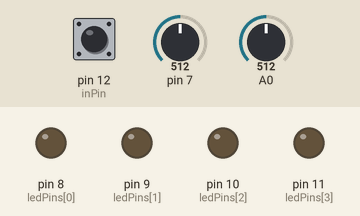
A sketch run on a simulated Arduino Uno, built with avr-gcc and run on an emulated ATmega328P. Parts: output pins drawn as LEDs (lit = HIGH). The test bench sets the inputs (shaded band); at power-on: pin 12 (inPin) HIGH, pin 7 = 512, A0 = 512. What the sketch prints to the serial monitor is not drawn.

Above: at 1.2 s.
1.3 s: pin 12 (inPin) pulled LOW for 0.15 s
At 1.7 s:
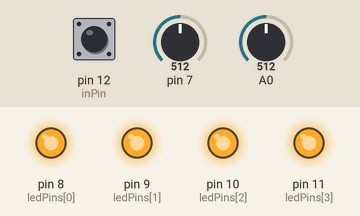
2.9 s: pin 12 (inPin) pulled LOW for 1 s
At 4.2 s:
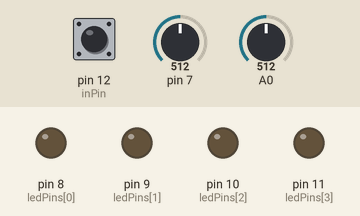
5.4 s: pin 12 (inPin) pulled LOW for 3.2 s
At 6.1 s:
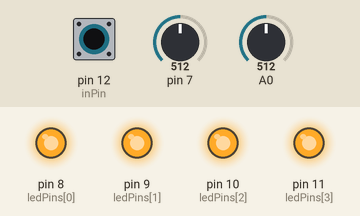
Timing chart, 0 to 8.4 s (numbered marks = the images above; inputs shaded):
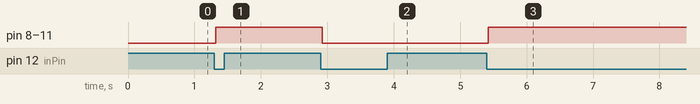

The sketch:

Analog_Signal_Converter.ino
```cpp
/*****************************
   * Rabus *
   * HTW CHUR *
   * 25. FEB 2019 *
   * ADC_BitRegister *
  ******************************/
#include <Bounce2.h>
#include <avr/io.h>


int potPin = 0; //Potentioneter Pin
//Code for Blinking ledS
int ledPins[] = {8, 9, 10, 11};
int inPin = 12; // Button Input
int ledState = LOW;
int outputconsole;
int flag;

Bounce debouncer = Bounce(); // Instantiate a Bounce object

void setup() {
 Serial.begin(115200); //Monitoring

//Code for Blinking ledS
debouncer.attach(inPin,INPUT_PULLUP); //Debouncing pins
debouncer.interval(25); // Use a debounce interval of 25 milliseconds
  for (byte i = 0; i < 4; i++) {
    pinMode(ledPins[i], OUTPUT); //set pins as output
    digitalWrite(ledPins[i],ledState); //activate pins
  }


ADMUX = 0B01000000; //Adlar = 0,
ADCSRA = 0B11100000; //ADC enable , ADC Start Conversation , 128bit prescale
ADCSRB &= B11111000;
ACSR = ACSR |  0B01001010;

}


void loop() {
//Code for Blinking ledS
debouncer.update(); // Update the Bounce instance
if ( debouncer.fell() ) { //Take timestamp for Button pressed
  ledState = !ledState; // Toggle LED state
    for (byte i = 0; i < 4; i++) {
      digitalWrite(ledPins[i],ledState);
      }
    }


outputconsole = ADCL | (ADCH <<8);
Serial.println(outputconsole);

}


ISR(ADC_vect){

}
```

Measured:
- after the input at 1.3 s, pin 8 (ledPins[0]), pin 9 (ledPins[1]), pin 10 (ledPins[2]), pin 11 (ledPins[3]): LOW → HIGH at once
- after the input at 2.9 s, pin 8 (ledPins[0]), pin 9 (ledPins[1]), pin 10 (ledPins[2]), pin 11 (ledPins[3]): HIGH → LOW at once
- after the input at 5.4 s, pin 8 (ledPins[0]), pin 9 (ledPins[1]), pin 10 (ledPins[2]), pin 11 (ledPins[3]): LOW → HIGH at once
